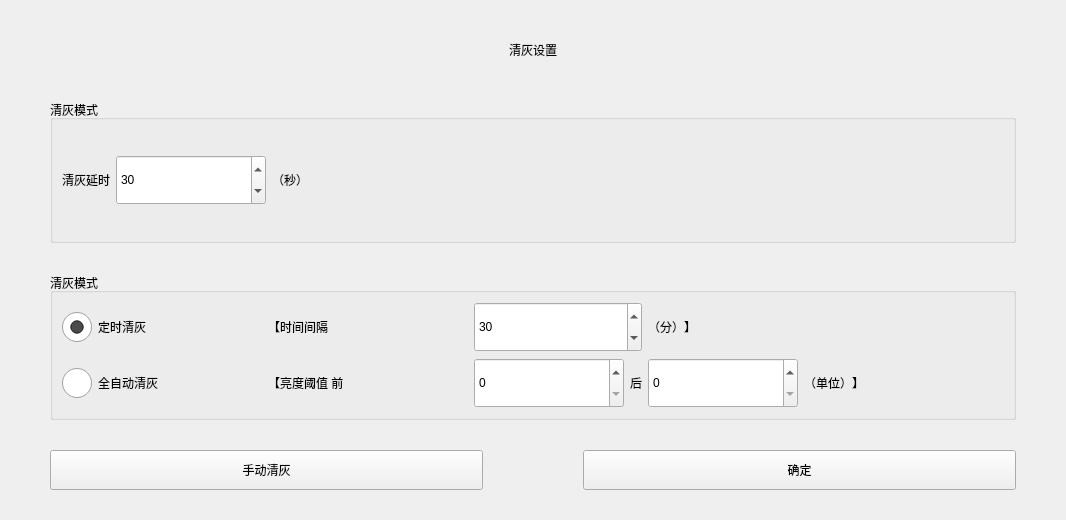
<?xml version="1.0" encoding="UTF-8"?>
<ui version="4.0">
 <class>FormAshClean</class>
 <widget class="QWidget" name="FormAshClean">
  <property name="geometry">
   <rect>
    <x>0</x>
    <y>0</y>
    <width>1024</width>
    <height>520</height>
   </rect>
  </property>
  <property name="windowTitle">
   <string>Form</string>
  </property>
  <layout class="QGridLayout" name="gridLayout_3">
   <property name="leftMargin">
    <number>50</number>
   </property>
   <property name="topMargin">
    <number>30</number>
   </property>
   <property name="rightMargin">
    <number>50</number>
   </property>
   <property name="bottomMargin">
    <number>30</number>
   </property>
   <property name="horizontalSpacing">
    <number>100</number>
   </property>
   <property name="verticalSpacing">
    <number>30</number>
   </property>
   <item row="2" column="0" colspan="2">
    <widget class="QGroupBox" name="groupBox">
     <property name="sizePolicy">
      <sizepolicy hsizetype="Preferred" vsizetype="Preferred">
       <horstretch>0</horstretch>
       <verstretch>0</verstretch>
      </sizepolicy>
     </property>
     <property name="styleSheet">
      <string notr="true"/>
     </property>
     <property name="title">
      <string>清灰模式</string>
     </property>
     <layout class="QGridLayout" name="gridLayout">
      <item row="1" column="3">
       <widget class="QLabel" name="label_7">
        <property name="sizePolicy">
         <sizepolicy hsizetype="Preferred" vsizetype="Preferred">
          <horstretch>0</horstretch>
          <verstretch>0</verstretch>
         </sizepolicy>
        </property>
        <property name="minimumSize">
         <size>
          <width>0</width>
          <height>0</height>
         </size>
        </property>
        <property name="text">
         <string>后</string>
        </property>
       </widget>
      </item>
      <item row="0" column="0">
       <widget class="QRadioButton" name="radioButtonTiming">
        <property name="sizePolicy">
         <sizepolicy hsizetype="Fixed" vsizetype="Preferred">
          <horstretch>0</horstretch>
          <verstretch>0</verstretch>
         </sizepolicy>
        </property>
        <property name="minimumSize">
         <size>
          <width>200</width>
          <height>0</height>
         </size>
        </property>
        <property name="styleSheet">
         <string notr="true">QRadioButton::indicator
{
    width:30px;
    height:30px;
}
QRadioButton{
color:rgb(0,0,0);}</string>
        </property>
        <property name="text">
         <string>定时清灰</string>
        </property>
        <property name="checked">
         <bool>true</bool>
        </property>
       </widget>
      </item>
      <item row="0" column="1">
       <widget class="QLabel" name="label_2">
        <property name="sizePolicy">
         <sizepolicy hsizetype="Fixed" vsizetype="Preferred">
          <horstretch>0</horstretch>
          <verstretch>0</verstretch>
         </sizepolicy>
        </property>
        <property name="minimumSize">
         <size>
          <width>200</width>
          <height>0</height>
         </size>
        </property>
        <property name="text">
         <string>【时间间隔</string>
        </property>
       </widget>
      </item>
      <item row="1" column="0">
       <widget class="QRadioButton" name="radioButtonAuto">
        <property name="sizePolicy">
         <sizepolicy hsizetype="Fixed" vsizetype="Preferred">
          <horstretch>0</horstretch>
          <verstretch>0</verstretch>
         </sizepolicy>
        </property>
        <property name="minimumSize">
         <size>
          <width>200</width>
          <height>0</height>
         </size>
        </property>
        <property name="styleSheet">
         <string notr="true">QRadioButton::indicator
{
    width:30px;
    height:30px;
}
QRadioButton{
color:rgb(0,0,0);}</string>
        </property>
        <property name="text">
         <string>全自动清灰</string>
        </property>
       </widget>
      </item>
      <item row="1" column="1">
       <widget class="QLabel" name="label_3">
        <property name="sizePolicy">
         <sizepolicy hsizetype="Fixed" vsizetype="Preferred">
          <horstretch>0</horstretch>
          <verstretch>0</verstretch>
         </sizepolicy>
        </property>
        <property name="minimumSize">
         <size>
          <width>200</width>
          <height>0</height>
         </size>
        </property>
        <property name="text">
         <string>【亮度阈值 前</string>
        </property>
       </widget>
      </item>
      <item row="1" column="2">
       <widget class="QSpinBox" name="spinBox_thresholdFront">
        <property name="sizePolicy">
         <sizepolicy hsizetype="Fixed" vsizetype="Fixed">
          <horstretch>0</horstretch>
          <verstretch>0</verstretch>
         </sizepolicy>
        </property>
        <property name="minimumSize">
         <size>
          <width>150</width>
          <height>50</height>
         </size>
        </property>
        <property name="minimum">
         <number>0</number>
        </property>
        <property name="maximum">
         <number>255</number>
        </property>
       </widget>
      </item>
      <item row="1" column="5">
       <widget class="QLabel" name="label_5">
        <property name="sizePolicy">
         <sizepolicy hsizetype="Fixed" vsizetype="Preferred">
          <horstretch>0</horstretch>
          <verstretch>0</verstretch>
         </sizepolicy>
        </property>
        <property name="minimumSize">
         <size>
          <width>200</width>
          <height>0</height>
         </size>
        </property>
        <property name="text">
         <string>（单位）】</string>
        </property>
       </widget>
      </item>
      <item row="1" column="4">
       <widget class="QSpinBox" name="spinBox_thresholdEnd">
        <property name="sizePolicy">
         <sizepolicy hsizetype="Fixed" vsizetype="Fixed">
          <horstretch>0</horstretch>
          <verstretch>0</verstretch>
         </sizepolicy>
        </property>
        <property name="minimumSize">
         <size>
          <width>150</width>
          <height>50</height>
         </size>
        </property>
        <property name="minimum">
         <number>0</number>
        </property>
        <property name="maximum">
         <number>255</number>
        </property>
       </widget>
      </item>
      <item row="0" column="4" colspan="2">
       <widget class="QLabel" name="label_4">
        <property name="sizePolicy">
         <sizepolicy hsizetype="Fixed" vsizetype="Preferred">
          <horstretch>0</horstretch>
          <verstretch>0</verstretch>
         </sizepolicy>
        </property>
        <property name="minimumSize">
         <size>
          <width>200</width>
          <height>0</height>
         </size>
        </property>
        <property name="text">
         <string>（分）】</string>
        </property>
       </widget>
      </item>
      <item row="0" column="2" colspan="2">
       <widget class="QSpinBox" name="spinBox_interval">
        <property name="sizePolicy">
         <sizepolicy hsizetype="Preferred" vsizetype="Fixed">
          <horstretch>0</horstretch>
          <verstretch>0</verstretch>
         </sizepolicy>
        </property>
        <property name="minimumSize">
         <size>
          <width>150</width>
          <height>50</height>
         </size>
        </property>
        <property name="minimum">
         <number>1</number>
        </property>
        <property name="maximum">
         <number>120</number>
        </property>
        <property name="value">
         <number>30</number>
        </property>
       </widget>
      </item>
     </layout>
    </widget>
   </item>
   <item row="3" column="0">
    <widget class="QToolButton" name="toolButton_manual">
     <property name="sizePolicy">
      <sizepolicy hsizetype="Preferred" vsizetype="Preferred">
       <horstretch>0</horstretch>
       <verstretch>0</verstretch>
      </sizepolicy>
     </property>
     <property name="minimumSize">
      <size>
       <width>0</width>
       <height>40</height>
      </size>
     </property>
     <property name="text">
      <string>手动清灰</string>
     </property>
    </widget>
   </item>
   <item row="3" column="1">
    <widget class="QToolButton" name="toolButton">
     <property name="sizePolicy">
      <sizepolicy hsizetype="Preferred" vsizetype="Fixed">
       <horstretch>0</horstretch>
       <verstretch>0</verstretch>
      </sizepolicy>
     </property>
     <property name="minimumSize">
      <size>
       <width>0</width>
       <height>40</height>
      </size>
     </property>
     <property name="text">
      <string>确定</string>
     </property>
    </widget>
   </item>
   <item row="1" column="0" colspan="2">
    <widget class="QGroupBox" name="groupBox_2">
     <property name="sizePolicy">
      <sizepolicy hsizetype="Preferred" vsizetype="Preferred">
       <horstretch>0</horstretch>
       <verstretch>0</verstretch>
      </sizepolicy>
     </property>
     <property name="styleSheet">
      <string notr="true"/>
     </property>
     <property name="title">
      <string>清灰模式</string>
     </property>
     <layout class="QGridLayout" name="gridLayout_2">
      <item row="0" column="3">
       <widget class="QLabel" name="label_9">
        <property name="sizePolicy">
         <sizepolicy hsizetype="Expanding" vsizetype="Preferred">
          <horstretch>0</horstretch>
          <verstretch>0</verstretch>
         </sizepolicy>
        </property>
        <property name="text">
         <string>（秒）</string>
        </property>
       </widget>
      </item>
      <item row="0" column="0" colspan="2">
       <widget class="QLabel" name="label_6">
        <property name="sizePolicy">
         <sizepolicy hsizetype="Fixed" vsizetype="Preferred">
          <horstretch>0</horstretch>
          <verstretch>0</verstretch>
         </sizepolicy>
        </property>
        <property name="text">
         <string>清灰延时</string>
        </property>
        <property name="scaledContents">
         <bool>false</bool>
        </property>
       </widget>
      </item>
      <item row="0" column="2">
       <widget class="QSpinBox" name="spinBox_delay">
        <property name="sizePolicy">
         <sizepolicy hsizetype="Minimum" vsizetype="Fixed">
          <horstretch>0</horstretch>
          <verstretch>0</verstretch>
         </sizepolicy>
        </property>
        <property name="minimumSize">
         <size>
          <width>150</width>
          <height>50</height>
         </size>
        </property>
        <property name="styleSheet">
         <string notr="true"/>
        </property>
        <property name="minimum">
         <number>5</number>
        </property>
        <property name="maximum">
         <number>99</number>
        </property>
        <property name="value">
         <number>30</number>
        </property>
       </widget>
      </item>
     </layout>
    </widget>
   </item>
   <item row="0" column="0" colspan="2">
    <widget class="QLabel" name="label">
     <property name="sizePolicy">
      <sizepolicy hsizetype="Preferred" vsizetype="Fixed">
       <horstretch>0</horstretch>
       <verstretch>0</verstretch>
      </sizepolicy>
     </property>
     <property name="minimumSize">
      <size>
       <width>0</width>
       <height>40</height>
      </size>
     </property>
     <property name="text">
      <string>清灰设置</string>
     </property>
     <property name="alignment">
      <set>Qt::AlignCenter</set>
     </property>
    </widget>
   </item>
  </layout>
 </widget>
 <resources/>
 <connections/>
</ui>
